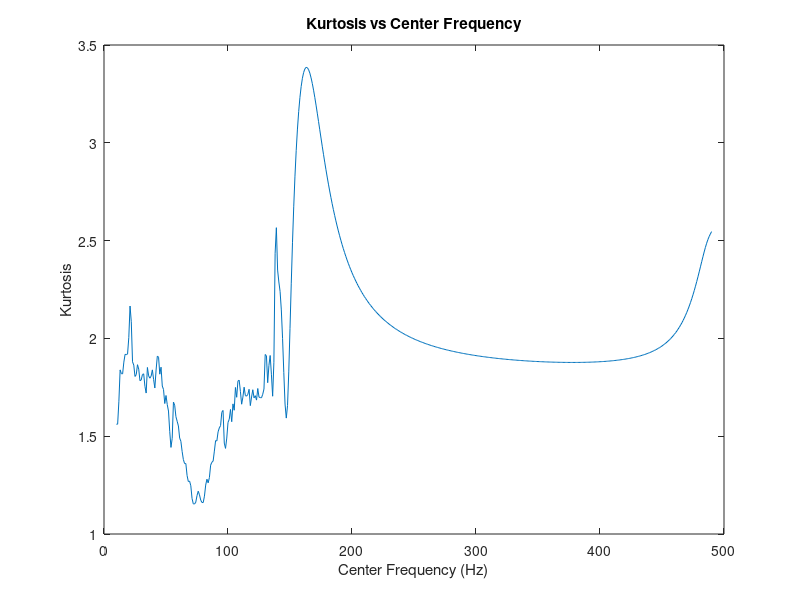
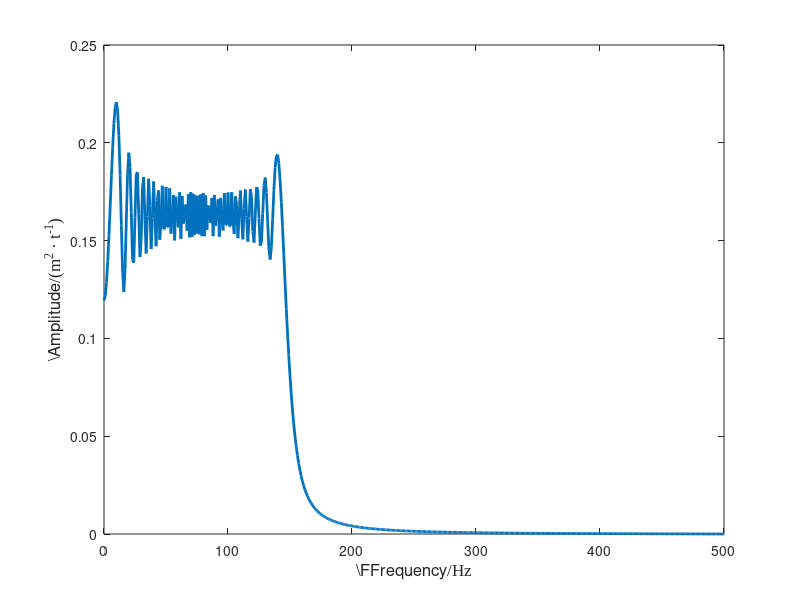

Source code (MATLAB) for these figures, in order:
% Kurtosis Calculation of Digital Signal
% By Dodge: asdsay@gmail.com

%%
clear all;clc;clf;close all

%% Signal synthesis
fs=1000;
SampFreq = fs;
t=0:1/fs:1;
A=2;
f0=100;
x=A*exp(1j*(2*pi*(f0+1/2*150*(t.^2))));

figure(1)
plot(t,real(x))  % draw the time waveform of the real part
title('Time-domain waveform')

%% frequency spectrum
Spec = 2*abs(fft(real(x)))/length(x);
Spec = Spec(1:round(end/2));
Freqbin = linspace(0,SampFreq/2,length(Spec));

figure(2)
plot(Freqbin,Spec,'linewidth',2);
xlabel('\FFrequency\fontname{Times New Roman}/Hz','FontSize',12);
ylabel('\Amplitude\fontname{Times New Roman}/(m^2 \cdot t^{-1})','FontSize',12);
% axis([0 500 0 1.2*max(Spec)])

%% Spectral kurtosis
bw=20;
%bw=3*f0;
step=1;
cf=bw/2:step:fs/2-bw/2;
% i =[cf-bw/2+1 cf+bw/2+1];
% Hy(i,:)= abs(hilbert(real(Spec(i,:))));
% a=kurtosis(Hy(i,:));
kurtosisArray = zeros(1, length(cf));

for idx = 1:length(cf)
    i = cf(idx)-bw/2 : cf(idx)+bw/2;
    i(i<1) = []; i(i>fs/2) = [];  % Values out of range are deleted
    if isempty(i)
        continue;
    end
    Hy = abs(hilbert(Spec(round(i))));
    kurtosisArray(idx) = kurtosis(Hy);
end

figure(1)
%plot(cf,a);
plot(cf, kurtosisArray);
xlabel('Center Frequency (Hz)');
ylabel('Kurtosis');
title('Kurtosis vs Center Frequency');
set(gcf,'color','w');
